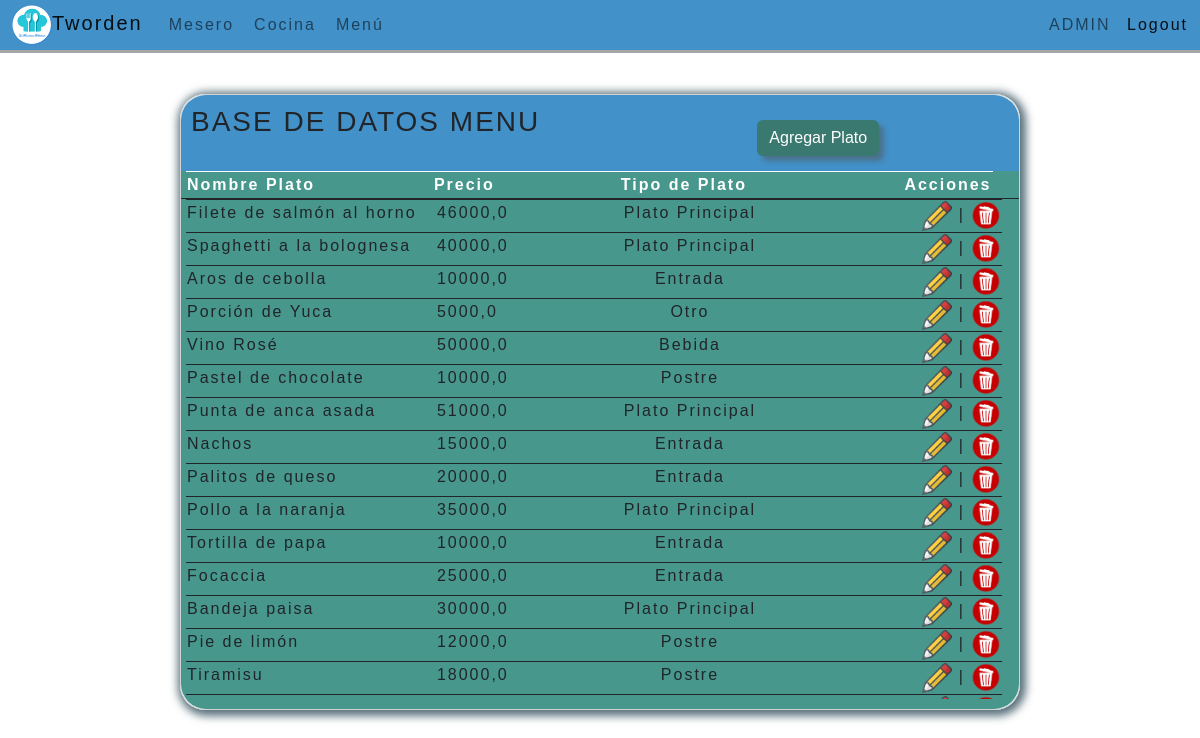
/menu (signed in), run on an earlier commit of the app's database.
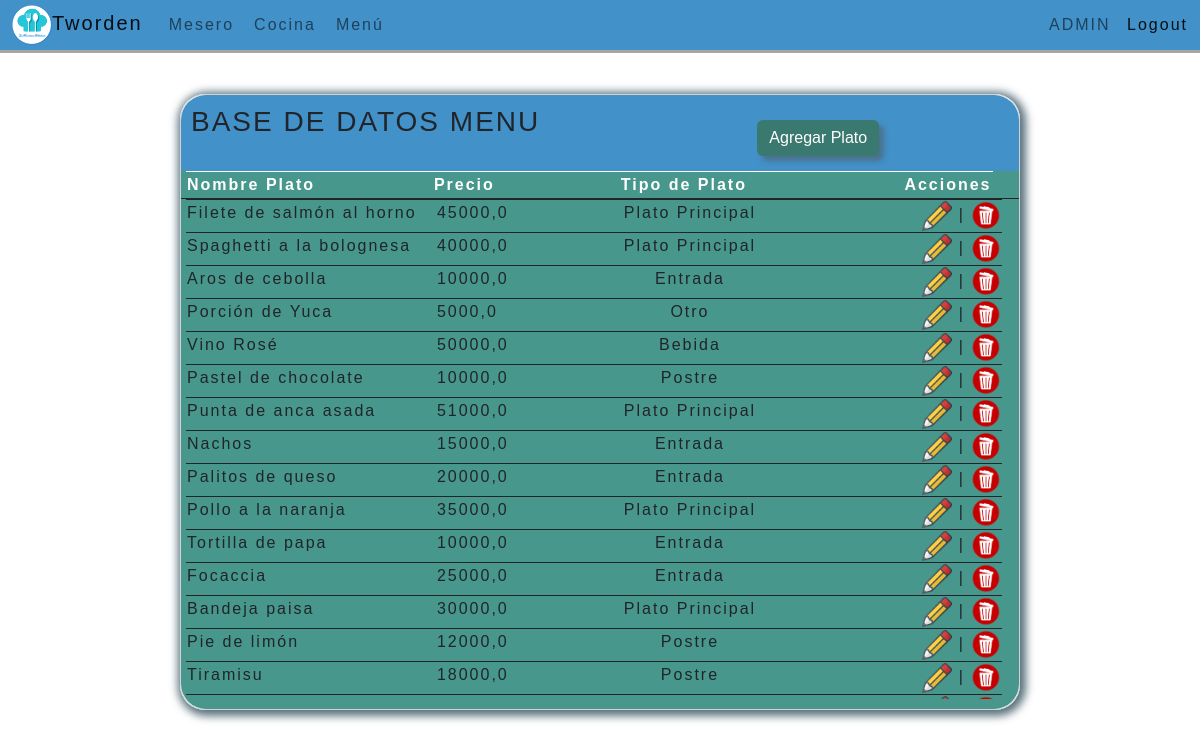
And on a later commit of the database.
### paginas/models.py (models this page shows, shortened)
class Menu(models.Model):
    id = models.AutoField(primary_key=True)
    nombre_plato= models.CharField(max_length=155, blank=False, null=False)
    precio= models.FloatField(null=False, blank=False)
    descripcion= models.TextField(max_length=255, blank=True, null=True)
    tipo_plato= models.CharField (
        max_length=50,
        choices=[('Entrada', 'Entrada'), ('Plato Principal', 'Plato Principal'), ('Postre', 'Postre'), ('Bebida', 'Bebida'), ('Otro', 'Otro')]
    )

### paginas/views.py (the view)
# urls.py: path('menu', views.menu, name='menu'),
@login_required(login_url='/accounts/login/')
def menu(request):
    platos = Menu.objects.all()
    context = {'platos': platos}
    return render(request,'menu.html', context)

### paginas/templates/menu.html (shortened to what this page needs)
{% extends "base.html" %}
{% block contenido %}
{% load static %}
<br><br><br><br><br><br>
<div class="tarjeta1">
    <div class="titulo table-title">
        <div  class="row">
            <div class="col-sm-8">
                <h3> BASE DE DATOS MENU </h3>
            </div>
            <div class="col-sm-4">
                <a href="{% url 'crear-plato' %}">
                    <button type="submit" class="btn btn-primary">Agregar Plato</button>
                </a>
            </div>
        </div>
    </div>
    <table class="table1 table-borderless">
        <thead class="thead1">
        <tr class="tr1">
            <th class="th1 table-dark" >Nombre Plato</th>
            <th class="th2 table-dark" >Precio</th>
            <th class="th3 table-dark" >Tipo de Plato</th>
            <th class="th4 table-dark" >Acciones</th>
        </tr>
        </thead>
        <tbody  class="tbody1">
            {%for plato in platos%}
            <tr class="tr1">
                <td class="td1" title="{{ plato.descripcion }}">{{plato.nombre_plato}}</td>
                <td class="td2" >{{plato.precio}}</td>
                <td class="td3" >{{plato.tipo_plato}}</td>
                <td class="td4" >
                    <a href="{% url 'editar' plato.id %}"> <img src={% static 'img/icono_lapiz.png' %} width="30" height="30" alt="Editar"></a>
                    |
                    <a href="{% url 'eliminar' plato.id %}"><img src={% static 'img/icono_borrar.png' %} width="30" height="30" alt="Editar"></a>
                </td>
            </tr>
            {%endfor%}
        </tbody>
    </table>
</div>
{% endblock %}

What changed in the data, as far as the page shows it:
changed Menu "Filete de salmón al horno": precio "46000,0" → "45000,0"
